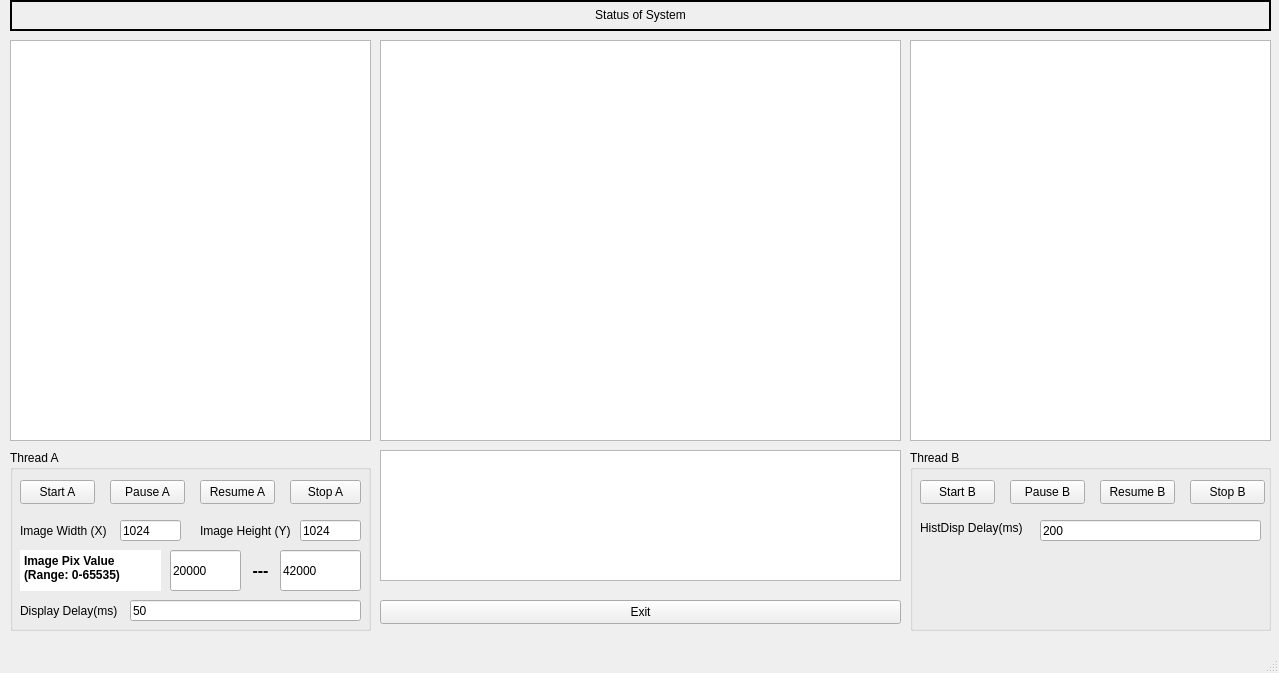
<?xml version="1.0" encoding="UTF-8"?>
<ui version="4.0">
 <class>MainWindow</class>
 <widget class="QMainWindow" name="MainWindow">
  <property name="geometry">
   <rect>
    <x>0</x>
    <y>0</y>
    <width>1279</width>
    <height>673</height>
   </rect>
  </property>
  <property name="windowTitle">
   <string>MainWindow</string>
  </property>
  <widget class="QWidget" name="centralwidget">
   <widget class="QTextEdit" name="textEdit_StatusA">
    <property name="geometry">
     <rect>
      <x>10</x>
      <y>40</y>
      <width>361</width>
      <height>401</height>
     </rect>
    </property>
   </widget>
   <widget class="QTextEdit" name="textEdit_StatusB">
    <property name="geometry">
     <rect>
      <x>910</x>
      <y>40</y>
      <width>361</width>
      <height>401</height>
     </rect>
    </property>
   </widget>
   <widget class="QGroupBox" name="groupBox">
    <property name="geometry">
     <rect>
      <x>10</x>
      <y>450</y>
      <width>361</width>
      <height>181</height>
     </rect>
    </property>
    <property name="title">
     <string>Thread A</string>
    </property>
    <widget class="QPushButton" name="btn_start_A">
     <property name="geometry">
      <rect>
       <x>10</x>
       <y>30</y>
       <width>75</width>
       <height>24</height>
      </rect>
     </property>
     <property name="text">
      <string>Start A</string>
     </property>
    </widget>
    <widget class="QPushButton" name="btn_pause_A">
     <property name="geometry">
      <rect>
       <x>100</x>
       <y>30</y>
       <width>75</width>
       <height>24</height>
      </rect>
     </property>
     <property name="text">
      <string>Pause A</string>
     </property>
    </widget>
    <widget class="QPushButton" name="btn_resume_A">
     <property name="geometry">
      <rect>
       <x>190</x>
       <y>30</y>
       <width>75</width>
       <height>24</height>
      </rect>
     </property>
     <property name="text">
      <string>Resume A</string>
     </property>
    </widget>
    <widget class="QPushButton" name="btn_stopA">
     <property name="geometry">
      <rect>
       <x>280</x>
       <y>30</y>
       <width>71</width>
       <height>24</height>
      </rect>
     </property>
     <property name="text">
      <string>Stop A</string>
     </property>
    </widget>
    <widget class="QLabel" name="label">
     <property name="geometry">
      <rect>
       <x>10</x>
       <y>70</y>
       <width>101</width>
       <height>21</height>
      </rect>
     </property>
     <property name="text">
      <string>Image Width (X)</string>
     </property>
    </widget>
    <widget class="QLabel" name="label_2">
     <property name="geometry">
      <rect>
       <x>190</x>
       <y>70</y>
       <width>101</width>
       <height>21</height>
      </rect>
     </property>
     <property name="text">
      <string>Image Height (Y)</string>
     </property>
    </widget>
    <widget class="QLineEdit" name="lineEdit_imgx">
     <property name="geometry">
      <rect>
       <x>110</x>
       <y>70</y>
       <width>61</width>
       <height>21</height>
      </rect>
     </property>
     <property name="text">
      <string>1024</string>
     </property>
    </widget>
    <widget class="QLineEdit" name="lineEdit_imgy">
     <property name="geometry">
      <rect>
       <x>290</x>
       <y>70</y>
       <width>61</width>
       <height>21</height>
      </rect>
     </property>
     <property name="text">
      <string>1024</string>
     </property>
    </widget>
    <widget class="QLabel" name="label_3">
     <property name="geometry">
      <rect>
       <x>10</x>
       <y>150</y>
       <width>111</width>
       <height>21</height>
      </rect>
     </property>
     <property name="text">
      <string>Display Delay(ms)</string>
     </property>
    </widget>
    <widget class="QLineEdit" name="lineEdit_framerate">
     <property name="geometry">
      <rect>
       <x>120</x>
       <y>150</y>
       <width>231</width>
       <height>21</height>
      </rect>
     </property>
     <property name="text">
      <string>50</string>
     </property>
    </widget>
    <widget class="QLineEdit" name="lineEdit_low">
     <property name="geometry">
      <rect>
       <x>160</x>
       <y>100</y>
       <width>71</width>
       <height>41</height>
      </rect>
     </property>
     <property name="text">
      <string>20000</string>
     </property>
    </widget>
    <widget class="QLineEdit" name="lineEdit_high">
     <property name="geometry">
      <rect>
       <x>270</x>
       <y>100</y>
       <width>81</width>
       <height>41</height>
      </rect>
     </property>
     <property name="text">
      <string>42000</string>
     </property>
    </widget>
    <widget class="QLabel" name="label_6">
     <property name="geometry">
      <rect>
       <x>220</x>
       <y>100</y>
       <width>61</width>
       <height>41</height>
      </rect>
     </property>
     <property name="font">
      <font>
       <pointsize>12</pointsize>
       <bold>true</bold>
      </font>
     </property>
     <property name="text">
      <string>---</string>
     </property>
     <property name="alignment">
      <set>Qt::AlignCenter</set>
     </property>
    </widget>
    <widget class="QTextEdit" name="textEdit">
     <property name="geometry">
      <rect>
       <x>10</x>
       <y>100</y>
       <width>141</width>
       <height>41</height>
      </rect>
     </property>
     <property name="sizePolicy">
      <sizepolicy hsizetype="Fixed" vsizetype="Fixed">
       <horstretch>0</horstretch>
       <verstretch>0</verstretch>
      </sizepolicy>
     </property>
     <property name="frameShape">
      <enum>QFrame::NoFrame</enum>
     </property>
     <property name="html">
      <string>&lt;!DOCTYPE HTML PUBLIC &quot;-//W3C//DTD HTML 4.0//EN&quot; &quot;http://www.w3.org/TR/REC-html40/strict.dtd&quot;&gt;
&lt;html&gt;&lt;head&gt;&lt;meta name=&quot;qrichtext&quot; content=&quot;1&quot; /&gt;&lt;meta charset=&quot;utf-8&quot; /&gt;&lt;style type=&quot;text/css&quot;&gt;
p, li { white-space: pre-wrap; }
&lt;/style&gt;&lt;/head&gt;&lt;body style=&quot; font-family:'Microsoft YaHei UI'; font-size:9pt; font-weight:400; font-style:normal;&quot;&gt;
&lt;p style=&quot; margin-top:0px; margin-bottom:0px; margin-left:0px; margin-right:0px; -qt-block-indent:0; text-indent:0px;&quot;&gt;&lt;span style=&quot; font-weight:700;&quot;&gt;Image Pix Value &lt;/span&gt;&lt;/p&gt;
&lt;p style=&quot; margin-top:0px; margin-bottom:0px; margin-left:0px; margin-right:0px; -qt-block-indent:0; text-indent:0px;&quot;&gt;&lt;span style=&quot; font-weight:700;&quot;&gt;(Range: 0-65535)&lt;/span&gt;&lt;/p&gt;&lt;/body&gt;&lt;/html&gt;</string>
     </property>
    </widget>
   </widget>
   <widget class="QGroupBox" name="groupBox_2">
    <property name="geometry">
     <rect>
      <x>910</x>
      <y>450</y>
      <width>361</width>
      <height>181</height>
     </rect>
    </property>
    <property name="title">
     <string>Thread B</string>
    </property>
    <widget class="QPushButton" name="btn_start_B">
     <property name="geometry">
      <rect>
       <x>10</x>
       <y>30</y>
       <width>75</width>
       <height>24</height>
      </rect>
     </property>
     <property name="text">
      <string>Start B</string>
     </property>
    </widget>
    <widget class="QPushButton" name="btn_pause_B">
     <property name="geometry">
      <rect>
       <x>100</x>
       <y>30</y>
       <width>75</width>
       <height>24</height>
      </rect>
     </property>
     <property name="text">
      <string>Pause B</string>
     </property>
    </widget>
    <widget class="QPushButton" name="btn_resume_B">
     <property name="geometry">
      <rect>
       <x>190</x>
       <y>30</y>
       <width>75</width>
       <height>24</height>
      </rect>
     </property>
     <property name="text">
      <string>Resume B</string>
     </property>
    </widget>
    <widget class="QPushButton" name="btn_stopB">
     <property name="geometry">
      <rect>
       <x>280</x>
       <y>30</y>
       <width>75</width>
       <height>24</height>
      </rect>
     </property>
     <property name="text">
      <string>Stop B</string>
     </property>
    </widget>
    <widget class="QLineEdit" name="lineEdit_histrate">
     <property name="geometry">
      <rect>
       <x>130</x>
       <y>70</y>
       <width>221</width>
       <height>21</height>
      </rect>
     </property>
     <property name="text">
      <string>200</string>
     </property>
    </widget>
    <widget class="QLabel" name="label_4">
     <property name="geometry">
      <rect>
       <x>10</x>
       <y>70</y>
       <width>121</width>
       <height>16</height>
      </rect>
     </property>
     <property name="text">
      <string>HistDisp Delay(ms)</string>
     </property>
    </widget>
   </widget>
   <widget class="QPushButton" name="btn_exit">
    <property name="geometry">
     <rect>
      <x>380</x>
      <y>600</y>
      <width>521</width>
      <height>24</height>
     </rect>
    </property>
    <property name="text">
     <string>Exit</string>
    </property>
   </widget>
   <widget class="QGraphicsView" name="imgView">
    <property name="geometry">
     <rect>
      <x>380</x>
      <y>40</y>
      <width>521</width>
      <height>401</height>
     </rect>
    </property>
   </widget>
   <widget class="QChartView" name="hist_chartview">
    <property name="geometry">
     <rect>
      <x>380</x>
      <y>450</y>
      <width>521</width>
      <height>131</height>
     </rect>
    </property>
   </widget>
   <widget class="QLabel" name="label_onesec">
    <property name="geometry">
     <rect>
      <x>10</x>
      <y>0</y>
      <width>1261</width>
      <height>31</height>
     </rect>
    </property>
    <property name="frameShape">
     <enum>QFrame::WinPanel</enum>
    </property>
    <property name="text">
     <string>Status of System</string>
    </property>
    <property name="textFormat">
     <enum>Qt::RichText</enum>
    </property>
    <property name="alignment">
     <set>Qt::AlignCenter</set>
    </property>
   </widget>
  </widget>
  <widget class="QMenuBar" name="menubar">
   <property name="geometry">
    <rect>
     <x>0</x>
     <y>0</y>
     <width>1279</width>
     <height>22</height>
    </rect>
   </property>
  </widget>
  <widget class="QStatusBar" name="statusbar"/>
 </widget>
 <customwidgets>
  <customwidget>
   <class>QChartView</class>
   <extends>QGraphicsView</extends>
   <header location="global">QtCharts</header>
  </customwidget>
 </customwidgets>
 <resources/>
 <connections/>
</ui>
